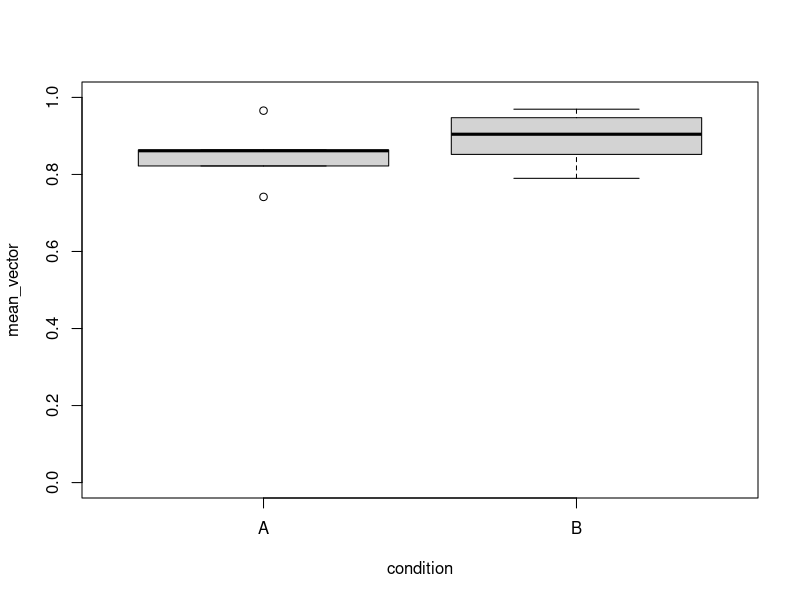
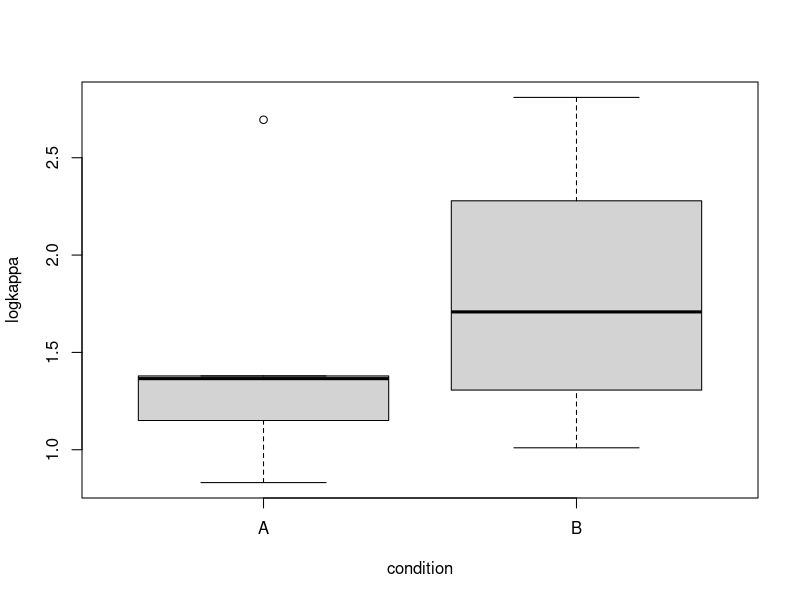

Here is the R script that generated these plots, in order:
require(circular)
raw_data <- data.frame(bearings = round(c(
  sapply(X = c(3,3,3,3,3,5,5,5,5,5),#concentration parameter "kappa"
         FUN = function(k, ...)
         {
           suppressWarnings(
             rvonmises(n = 10, 
                       mu = runif(n=1,min = -pi, max = pi),
                       kappa = k,
                       ...)
           )
         },
         control.circular = list(template = 'geographics',
                                 units = 'degrees',
                                 mod = '2pi')
  )
)),
condition = sort(rep(c('A','B'), 50)), #two conditions with 50 angles
beetle = sort(rep(1:5, 10)) #5 beetles with 10 angles per condition
)
View(raw_data)#inspect data
#calculate mean vectors
mean_vectors = aggregate(bearings~beetle*condition,
                         data = raw_data,
                         FUN = function(i, ...){
                           suppressWarnings(
                             {rho.circular(x = as.circular(i, ...))}
                           )
                         },
                         control.circular = list(template = 'geographics',
                                                 units = 'degrees',
                                                 mod = '2pi')
)
#correct names
mean_vectors <- within(mean_vectors,
                       {mean_vector = bearings; rm(bearings)} # bearing now indicates a mean vector, not an angle
)
#plot mean vectors
boxplot(mean_vector~condition, data = mean_vectors, ylim = c(0,1))
#calculate log kappa
mean_vectors <- within(mean_vectors,
                       {
                         kappa <- circular::A1inv(mean_vector)
                         logkappa <- log(kappa)
                       }
)
#plot log kappa
boxplot(logkappa~condition, data = mean_vectors)# variances differ
#check for normal distribution
shap_test <- aggregate(logkappa~condition, data = mean_vectors, FUN = shapiro.test)
#they are at least normally distributed (p>0.05)
within(shap_test, {p <- logkappa; rm(logkappa)})
